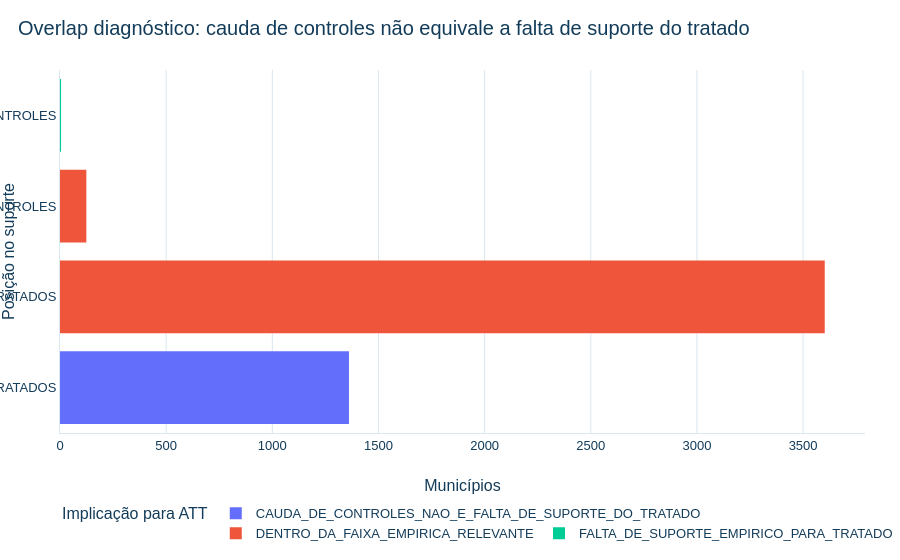

The cell this chart's notebook holds for it:
### Code cell
contagens_overlap = scores_att.groupby(['status_suporte_att', 'implicacao_att'], as_index=False).size()
fig = px.bar(contagens_overlap, x='size', y='status_suporte_att', orientation='h', color='implicacao_att', labels={'size': 'Municípios', 'status_suporte_att': 'Posição no suporte', 'implicacao_att': 'Implicação para ATT'}, title='Overlap diagnóstico: cauda de controles não equivale a falta de suporte do tratado')
fig.update_layout(legend={'orientation': 'h'})
salvar_figura(fig, 'd18_01_overlap_att')
fig.show()

### Figure 1 — Plotly figure (JSON) as saved in the notebook; plotly's stock layout.template omitted (floating-point values rounded to 4 significant figures)
{"data": [{"hovertemplate": "Implicação para ATT=CAUDA_DE_CONTROLES_NAO_E_FALTA_DE_SUPORTE_DO_TRATADO<br>Municípios=%{x}<br>Posição no suporte=%{y}<extra></extra>", "legendgroup": "CAUDA_DE_CONTROLES_NAO_E_FALTA_DE_SUPORTE_DO_TRATADO", "marker": {"color": "#636efa", "pattern": {"shape": ""}}, "name": "CAUDA_DE_CONTROLES_NAO_E_FALTA_DE_SUPORTE_DO_TRATADO", "orientation": "h", "showlegend": true, "textposition": "auto", "type": "bar", "x": [1361], "xaxis": "x", "y": ["CONTROLE_ABAIXO_MIN_TRATADOS"], "yaxis": "y"}, {"hovertemplate": "Implicação para ATT=DENTRO_DA_FAIXA_EMPIRICA_RELEVANTE<br>Municípios=%{x}<br>Posição no suporte=%{y}<extra></extra>", "legendgroup": "DENTRO_DA_FAIXA_EMPIRICA_RELEVANTE", "marker": {"color": "#EF553B", "pattern": {"shape": ""}}, "name": "DENTRO_DA_FAIXA_EMPIRICA_RELEVANTE", "orientation": "h", "showlegend": true, "textposition": "auto", "type": "bar", "x": [3602, 124], "xaxis": "x", "y": ["CONTROLE_NA_FAIXA_TRATADOS", "TRATADO_DENTRO_FAIXA_CONTROLES"], "yaxis": "y"}, {"hovertemplate": "Implicação para ATT=FALTA_DE_SUPORTE_EMPIRICO_PARA_TRATADO<br>Municípios=%{x}<br>Posição no suporte=%{y}<extra></extra>", "legendgroup": "FALTA_DE_SUPORTE_EMPIRICO_PARA_TRATADO", "marker": {"color": "#00cc96", "pattern": {"shape": ""}}, "name": "FALTA_DE_SUPORTE_EMPIRICO_PARA_TRATADO", "orientation": "h", "showlegend": true, "textposition": "auto", "type": "bar", "x": [5], "xaxis": "x", "y": ["TRATADO_ACIMA_MAX_CONTROLES"], "yaxis": "y"}], "layout": {"barmode": "relative", "font": {"color": "#133C5A", "family": "Arial", "size": 13}, "legend": {"orientation": "h", "title": {"text": "Implicação para ATT"}, "tracegroupgap": 0}, "paper_bgcolor": "#FFFFFF", "plot_bgcolor": "#FFFFFF", "title": {"text": "Overlap diagnóstico: cauda de controles não equivale a falta de suporte do tratado"}, "xaxis": {"anchor": "y", "domain": [0.0, 1.0], "title": {"text": "Municípios"}}, "yaxis": {"anchor": "x", "domain": [0.0, 1.0], "title": {"text": "Posição no suporte"}}}}
